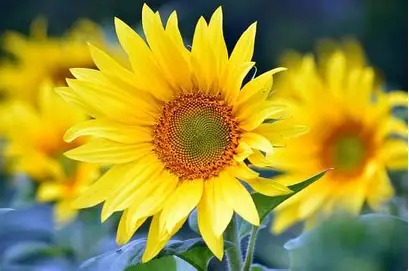
#> input picture OpenCV/flower.jpg, 409 x 271 px
$ python canny_edge_detection.py
#> lines starting #> are read from the running program, lines starting #| are printed output that depends on the picture
# edges =cv2.Canny(image, threshold1, threshold2)

# 1. detect border's
# 2. separate objects
# 3. feature extraction

# threshold if going above 150 then white kr do otherwise balck kr do

import cv2
img = cv2.imread("flower.jpg", cv2.IMREAD_GRAYSCALE)
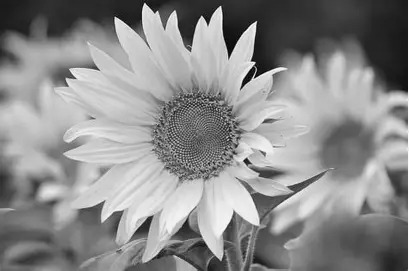
#> img: shape (271, 409); min 1, max 254, mean 139.5
if img is None:
    print("could no tload img")
    exit()
edges = cv2.Canny(img, 50, 150)
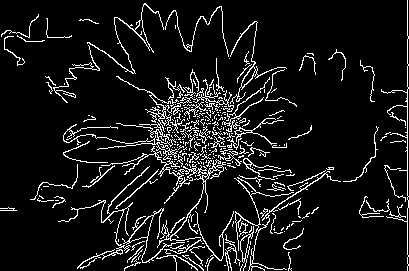
#> edges: shape (271, 409); 8.7% white in thin lines or dots
cv2.imshow("original image", img)
cv2.imshow("edges", edges)
cv2.waitKey(0)
cv2.destroyAllWindows()

'''
90 - 0 black
130 - 255 white
180 - 255 white
50 - 0 black
'''

$ run again, with OpenCV/car_img.jpg copied over OpenCV/flower.jpg
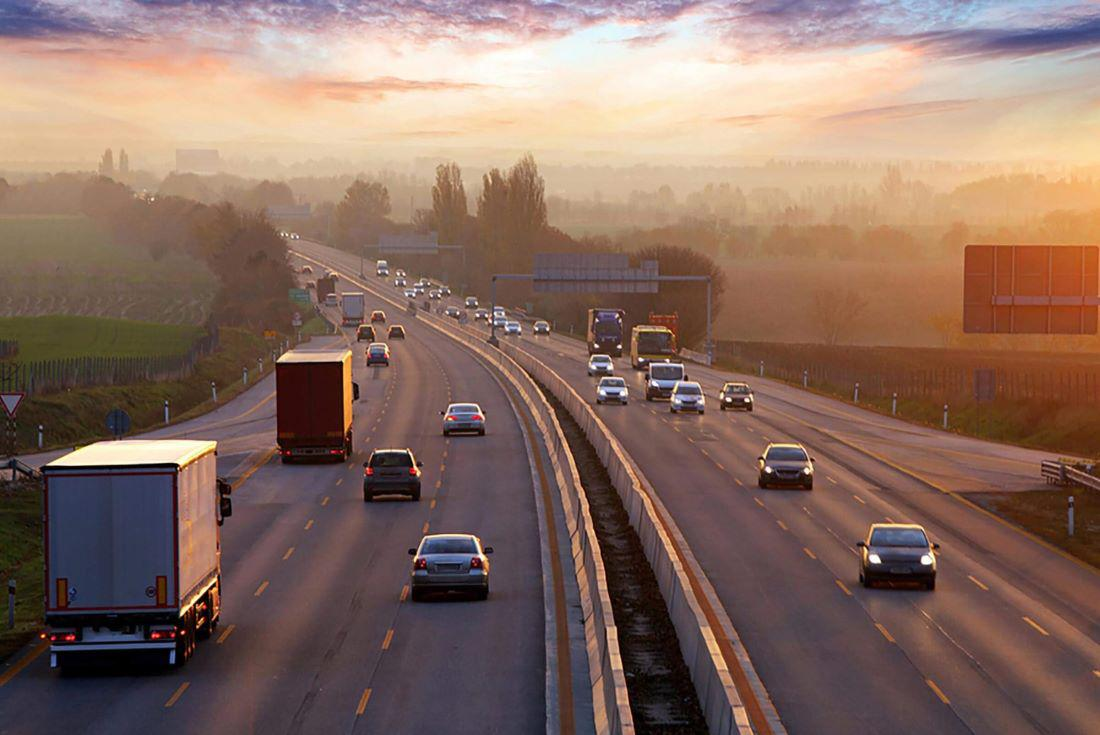
#> input picture OpenCV/car_img.jpg, 1100 x 735 px
#> `img = cv2.imread("flower.jpg", cv2.IMREAD_GRAYSCALE)`:
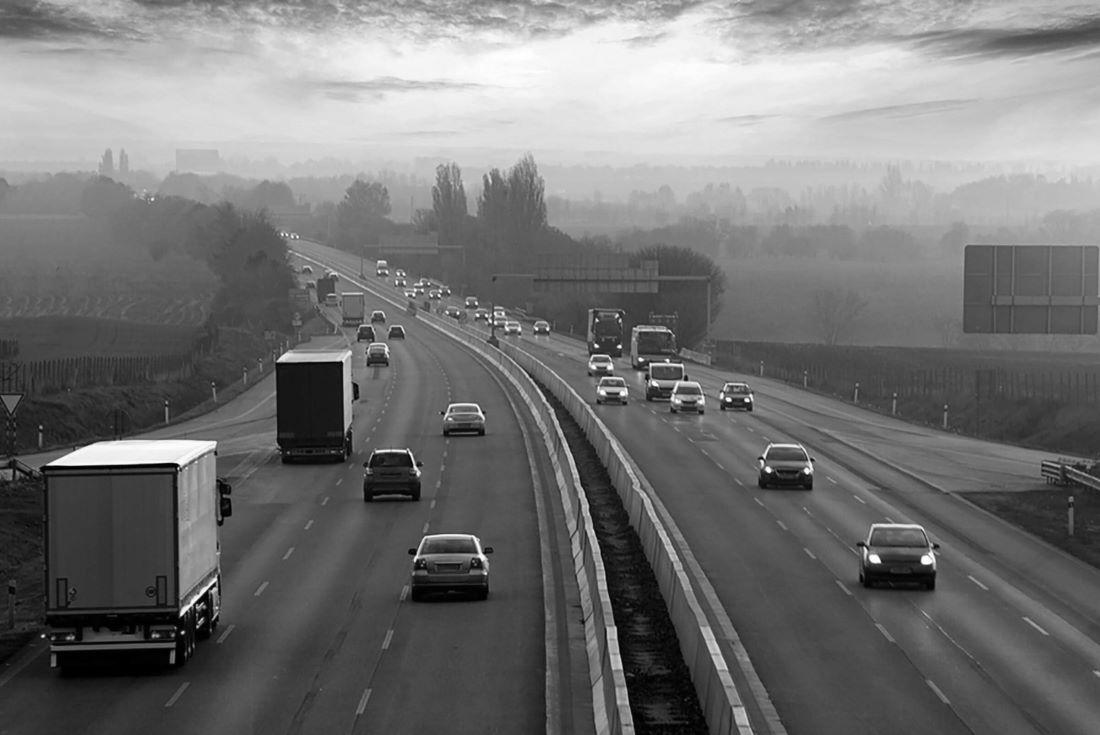
#> img: shape (735, 1100); min 0, max 255, mean 116.2
#> `edges = cv2.Canny(img, 50, 150)`:
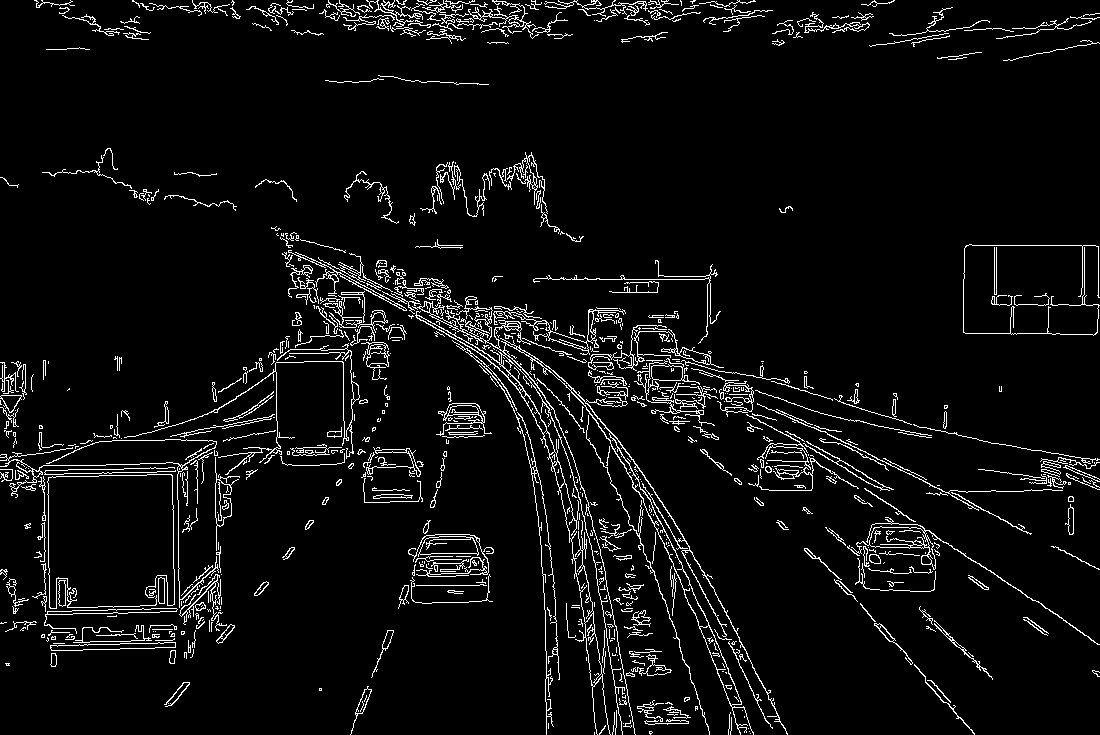
#> edges: shape (735, 1100); 5.3% white in thin lines or dots

$ run again, with OpenCV/envy.jpg copied over OpenCV/flower.jpg
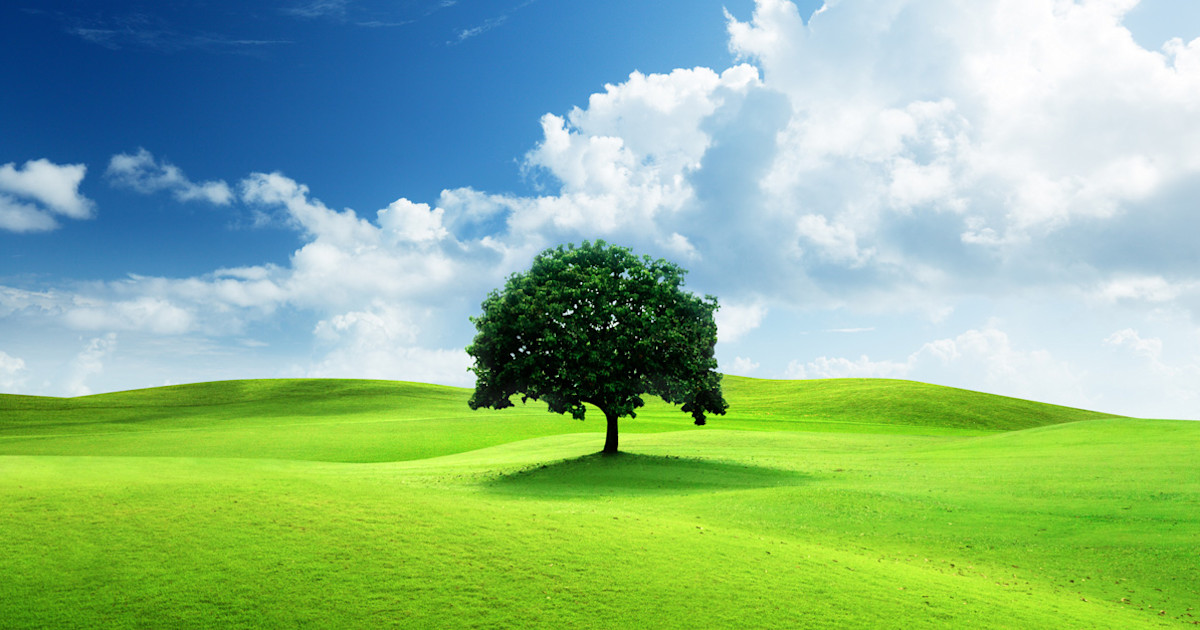
#> input picture OpenCV/envy.jpg, 1200 x 630 px
#> `img = cv2.imread("flower.jpg", cv2.IMREAD_GRAYSCALE)`:
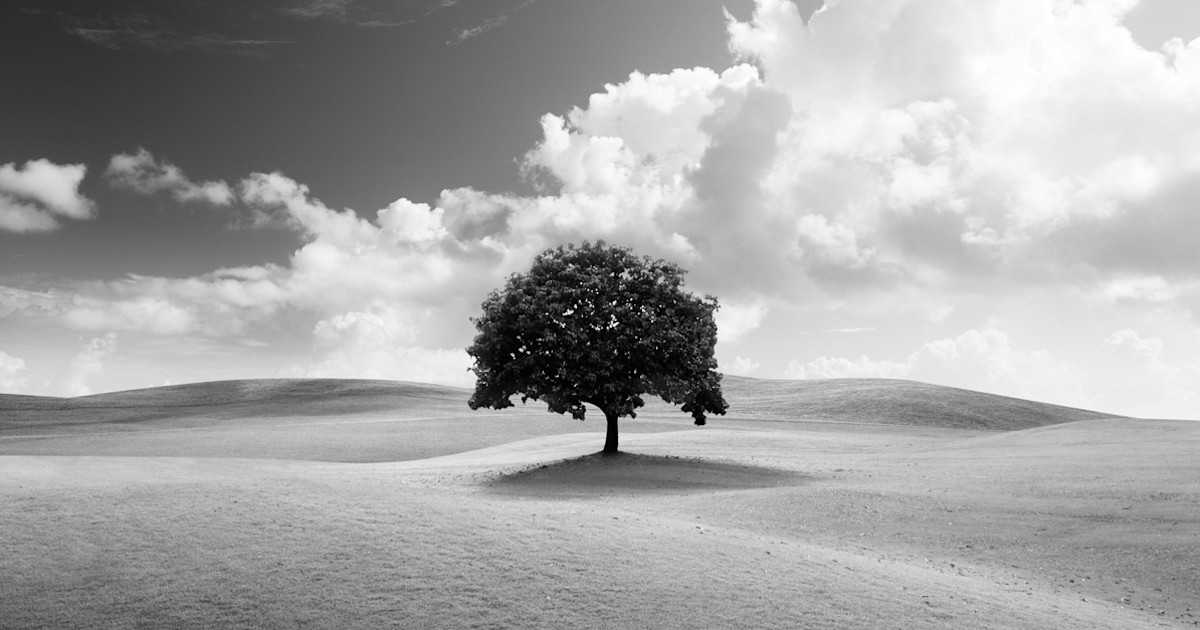
#> img: shape (630, 1200); min 0, max 255, mean 165.5
#> `edges = cv2.Canny(img, 50, 150)`:
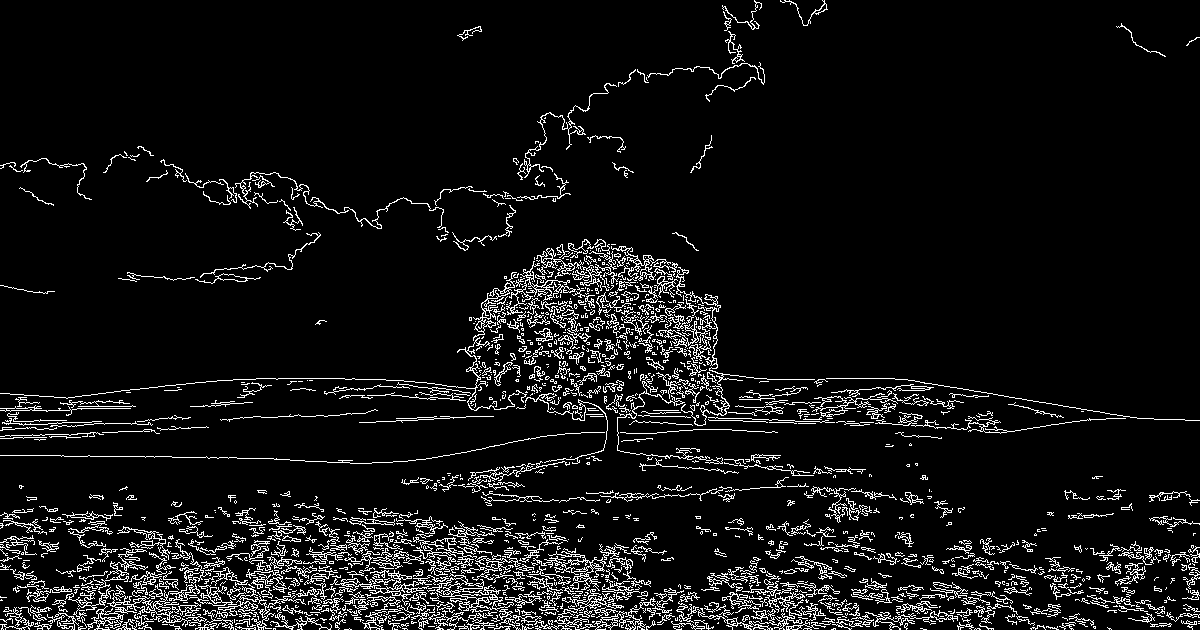
#> edges: shape (630, 1200); 7.2% white in thin lines or dots
